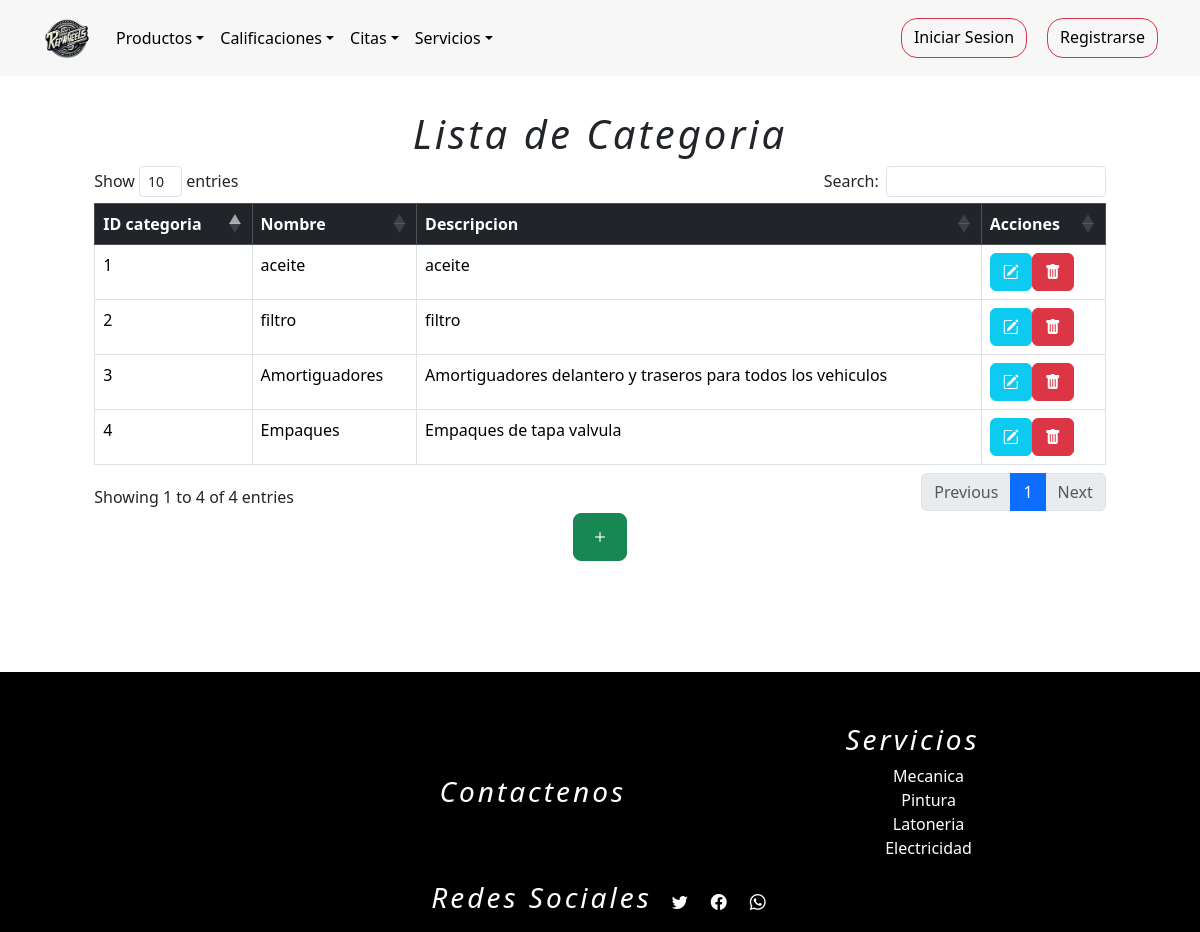
The page /listarCategoria/ on the database its author committed.
### tienda/models.py (models this page shows, shortened)
class Categoria(models.Model):
    nombre=models.CharField(max_length=254)
    descripcion_categoria = models.TextField()

### tienda/views.py (the view)
# urls.py: path('listarCategoria/',views.listarCategoria,name='listarCategoria'),
def listarCategoria(request):
    q = Categoria.objects.all()
    context = {"data": q}
    return render(request, "tienda/categorias/listarCategoria.html", context)

### tienda/templates/tienda/categorias/listarCategoria.html (shortened to what this page needs)
{% extends 'tienda/base1.html' %}
{% load static %}
{% block contenedor %}
<main>
  <div class="container-fluid m-3" style="padding:1%;">
          <h1 class="h1">Lista de Categoria</h1>
          <table class="table table-bordered table-hover" id="tableR">
              <thead class="table-dark">
                <tr>
                  <th>ID categoria</th>
                  <th>Nombre</th>
                  <th>Descripcion</th>
                  <th>Acciones</th>
                </tr>
              </thead>
              <tbody>
                {% for r in data %}
                    <tr>
                        <td>{{ r.id }}</td>
                        <td>{{ r.nombre }}</td>
                        <td>{{ r.descripcion_categoria }}</td>
                        <td>
                          <a class="btn btn-info" href="{% url 'categoriaEditar' r.id %}"><i class="bi bi-pencil-square"></i></button>
                          <a class="btn btn-danger" href="javascript:eliminar('{% url 'categoriaEliminar' r.id %}')"><i class="bi bi-trash-fill"></i></a>
                        </td>
                    </tr>
                {% endfor %}
              </tbody>
            </table>
            <div style="display: flex; justify-content: center; align-content: center;">
              <a href="{% url 'registrarCategoria' %}" class="btn btn-success btn-lg"><i class="bi bi-plus"></i></a>
          </div>
  </div>
</main>
{% endblock %}

### tienda/static/tienda/css/listarPro.css (style rules this page uses)
main { display: flex; justify-content: center; align-items: center; flex-direction: column; height: 100%; padding: 7%; }
h1 { font-style: italic; }
table { width: 800px; height: 200px; }
i { color: white; }
footer h3,h1 { text-align: center; font-style: italic; letter-spacing: 3px; }

### rows shown on the page
Categoria: id "1", nombre "aceite", descripcion_categoria "aceite"
Categoria: id "2", nombre "filtro", descripcion_categoria "filtro"
Categoria: id "3", nombre "Amortiguadores", descripcion_categoria "Amortiguadores delantero y traseros para todos los vehiculos"
Categoria: id "4", nombre "Empaques", descripcion_categoria "Empaques de tapa valvula"
